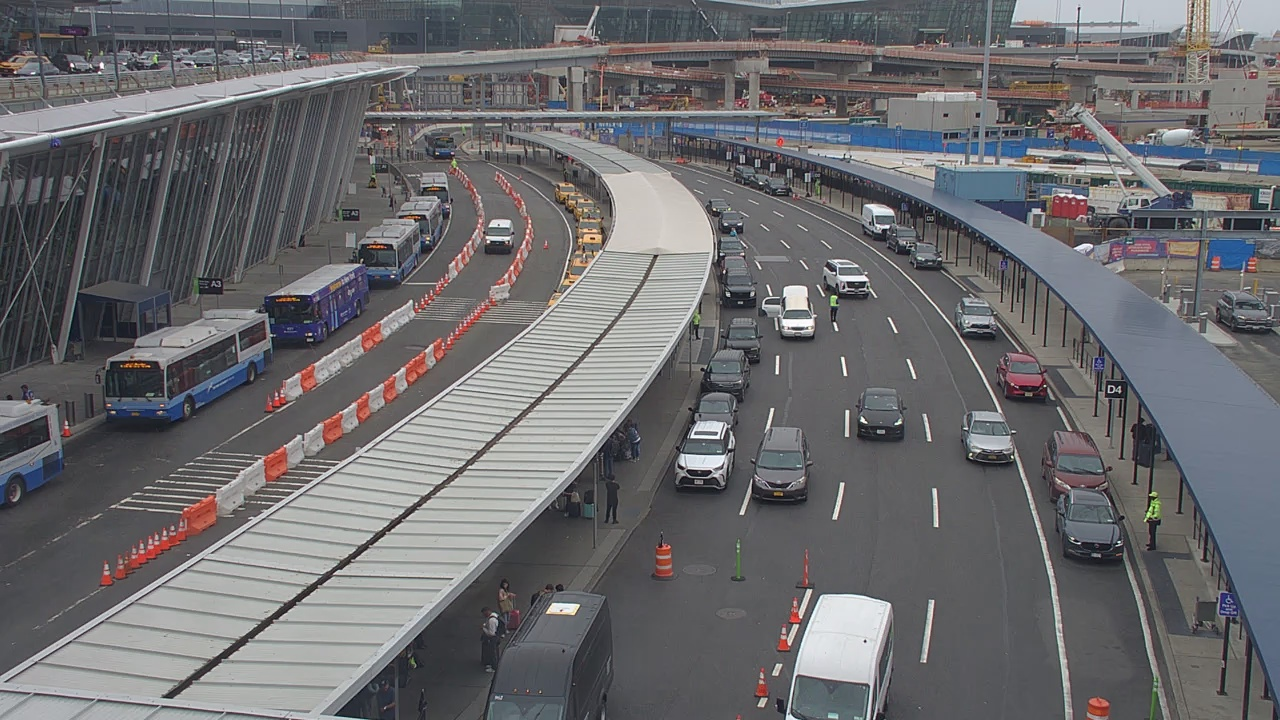
#> input picture masks/ref_imgs/Asheque Rahman - Terminal 4 _ Arrivals _ Wednesday May 28 2025 _ 2pm to 3pm_ref.jpg, 1280 x 720 px, found by its file name
$ python _draw_lanes.py
#> lines starting #> are read from the running program, lines starting #| are printed output that depends on the picture; after the words box and inside, x2 and y2 are one past the last pixel; in counts of white or black regions, pixels touching at a corner belong together
import cv2
import numpy as np
import json
import os
from pathlib import Path

"""
Interactive Lane Drawing Tool
==============================
Usage: python draw_lanes.py

Instructions:
1. Left click: Add points to current lane polygon
2. Right click: Complete current lane and start next lane
3. Press 'u': Undo last point
4. Press 'c': Clear current lane
5. Press 'r': Reset all lanes
6. Press 's': Save colored reference image
7. Press 'q': Quit without saving
8. Press ESC: Quit without saving

Each lane will be filled with a different color automatically.
"""

class LaneDrawer:
    def __init__(self, image_path, video_name):
        self.image_path = image_path
        self.video_name = video_name
        self.original_image = cv2.imread(image_path)
#> self.original_image is the input picture: shape (720, 1280, 3); mean B, G, R 109.8, 107.2, 107.6
        if self.original_image is None:
            raise FileNotFoundError(f"Failed to load image: {image_path}")

        self.display_image = self.original_image.copy()
        self.colored_image = self.original_image.copy()

        self.lanes = []  # List of lanes, each lane is a list of points
        self.current_lane = []  # Points for the current lane being drawn
        self.current_lane_idx = 0

        # Predefined colors for each lane (BGR format)
        self.lane_colors = [
            (255, 0, 0),      # Blue
            (0, 255, 0),      # Green
            (0, 0, 255),      # Red
            (255, 255, 0),    # Cyan
            (255, 0, 255),    # Magenta
            (0, 255, 255),    # Yellow
            (128, 0, 255),    # Purple
            (255, 128, 0),    # Orange
            (0, 128, 255),    # Light Blue
            (128, 255, 0),    # Light Green
        ]

        self.window_name = "Lane Drawing Tool"
        cv2.namedWindow(self.window_name)
        cv2.setMouseCallback(self.window_name, self.mouse_callback)

        self.alpha = 0.0  # Transparency for overlay (0.0 = fully opaque, 1.0 = fully transparent)

    # [36 lines left out: functions mouse_callback, fill_lane, not called in this run]

    def update_display(self):
        """Update the display image with current drawing state"""
        self.display_image = self.colored_image.copy()

        # Draw completed lanes with outlines
        for i, lane in enumerate(self.lanes):
            points = np.array(lane, dtype=np.int32)
            color = self.lane_colors[i % len(self.lane_colors)]
            cv2.polylines(self.display_image, [points], True, color, 2)

            # Draw lane number
            if len(lane) > 0:
                center = np.mean(points, axis=0).astype(int)
                cv2.putText(self.display_image, f"L{i+1}", tuple(center),
                           cv2.FONT_HERSHEY_SIMPLEX, 1, (255, 255, 255), 2)

        # Draw current lane being edited
        if len(self.current_lane) > 0:
            for i, point in enumerate(self.current_lane):
                cv2.circle(self.display_image, point, 5, (0, 255, 255), -1)
                if i > 0:
                    cv2.line(self.display_image, self.current_lane[i-1], point, (0, 255, 255), 2)

            # Draw line from last point to first to show closure
            if len(self.current_lane) > 1:
                cv2.line(self.display_image, self.current_lane[-1], self.current_lane[0],
                        (0, 255, 255), 1, cv2.LINE_AA)

        # Draw instructions
        instructions = [
            f"Lane {len(self.lanes) + 1} | Points: {len(self.current_lane)}",
            "Left: Add point | Right: Complete lane",
            "u: Undo | c: Clear | r: Reset | s: Save | q/ESC: Quit"
        ]

        y_offset = 30
        for i, text in enumerate(instructions):
            cv2.putText(self.display_image, text, (10, y_offset + i * 25),
                       cv2.FONT_HERSHEY_SIMPLEX, 0.6, (255, 255, 255), 2)
            cv2.putText(self.display_image, text, (10, y_offset + i * 25),
                       cv2.FONT_HERSHEY_SIMPLEX, 0.6, (0, 0, 0), 1)
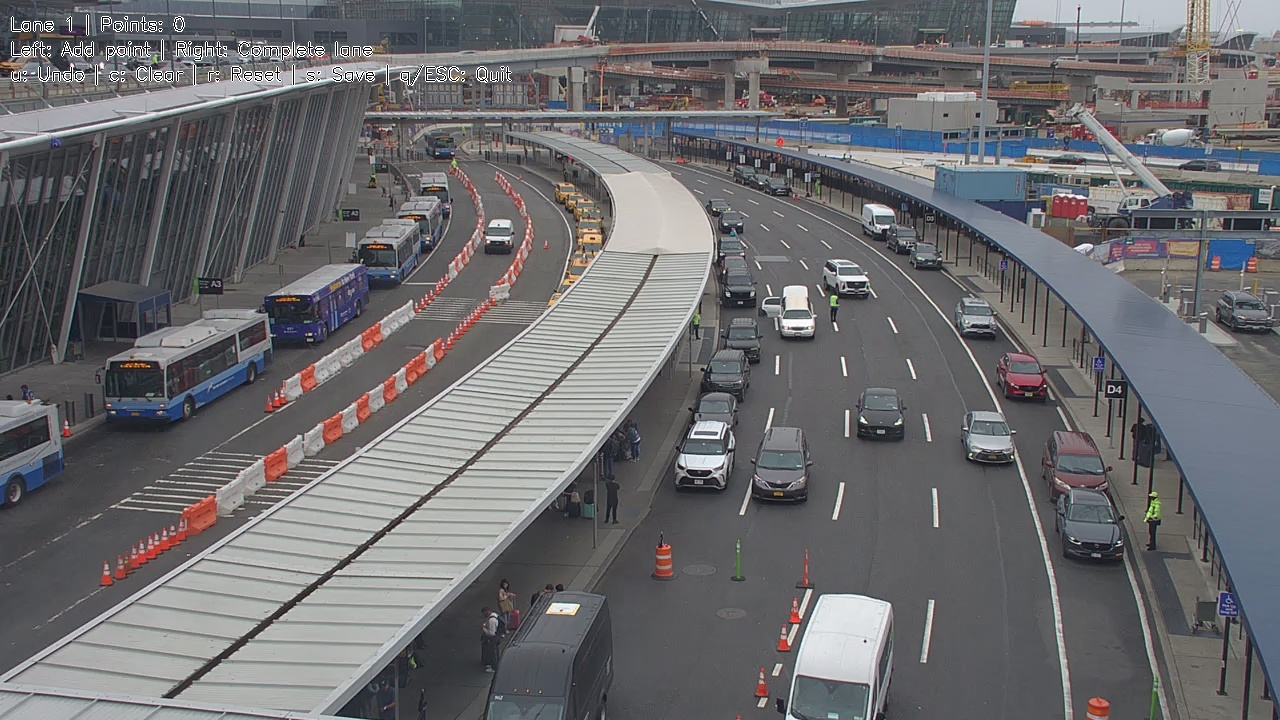
#> self.display_image: shape (720, 1280, 3); 0.67% of pixels changed, all inside (x1, y1, x2, y2) = (11, 14, 512, 86)

        cv2.imshow(self.window_name, self.display_image)

    # [56 lines left out: functions undo_last_point, clear_current_lane, reset_all, save_output, not called in this run]

    def run(self):
        """Main loop"""
        print("\n" + "="*60)
        print("Lane Drawing Tool Started")
        print("="*60)
        print(f"Image: {self.image_path}")
        print(f"Video: {self.video_name}")
        print("\nInstructions:")
        print("  - Left click: Add points to define lane boundary")
        print("  - Right click: Complete current lane and start next")
        print("  - Press 'u': Undo last point")
        print("  - Press 'c': Clear current lane")
        print("  - Press 'r': Reset all lanes")
        print("  - Press 's': Save colored reference image")
        print("  - Press 'q' or ESC: Quit")
        print("="*60)
        print("\nStarting Lane 1...")

        self.update_display()

        while True:
            key = cv2.waitKey(100) & 0xFF  # Increased from 1 to 100ms for better key detection
#> (key q is pressed here)

            if key == ord('u'):
                self.undo_last_point()
                print(">> Key 'u' pressed - Undo")

            elif key == ord('c'):
                self.clear_current_lane()
                print(">> Key 'c' pressed - Clear")

            elif key == ord('r'):
                print(">> Key 'r' pressed - Reset")
                confirm = input("\nReset all lanes? (y/n): ")
                if confirm.lower() == 'y':
                    self.reset_all()

            elif key == ord('s'):
                print(">> Key 's' pressed - Save")
                if len(self.lanes) == 0:
                    print("No lanes to save! Draw at least one lane first.")
                else:
                    self.save_output()
                    print("\nPress any key to continue or 'q' to quit...")

            elif key == ord('q') or key == 27:  # 'q' or ESC
                print(">> Key 'q'/'ESC' pressed - Quit")
                print("\nQuitting without saving...")
                break

            # Print key code for debugging (optional)
            elif key != 255:  # 255 means no key pressed
                print(f">> Key pressed: {key} (char: {chr(key) if 32 <= key <= 126 else 'N/A'})")

        cv2.destroyAllWindows()


def main():
    # Configuration
    video_name = "Asheque Rahman - Terminal 4 _ Arrivals _ Wednesday May 28 2025 _ 2pm to 3pm"
    base_dir = Path(r"c:\Users\leo\Desktop\jfk")
    image_path = base_dir / "masks" / "ref_imgs" / f"{video_name}_ref.jpg"

    if not image_path.exists():
        print(f"Error: Image not found at {image_path}")
        print("\nAvailable reference images:")
        ref_dir = base_dir / "masks" / "ref_imgs"
        if ref_dir.exists():
            for img in sorted(ref_dir.glob("*_ref.jpg")):
                print(f"  - {img.name}")
        return

    drawer = LaneDrawer(str(image_path), video_name)
    drawer.run()


if __name__ == "__main__":
    main()

$ run again, with masks/ref_imgs/Asheque Rahman - Terminal 4 _ Arrivals _ Wednesday May 7 2025 _ 2pm to 3pm_ref.jpg copied over masks/ref_imgs/Asheque Rahman - Terminal 4 _ Arrivals _ Wednesday May 28 2025 _ 2pm to 3pm_ref.jpg
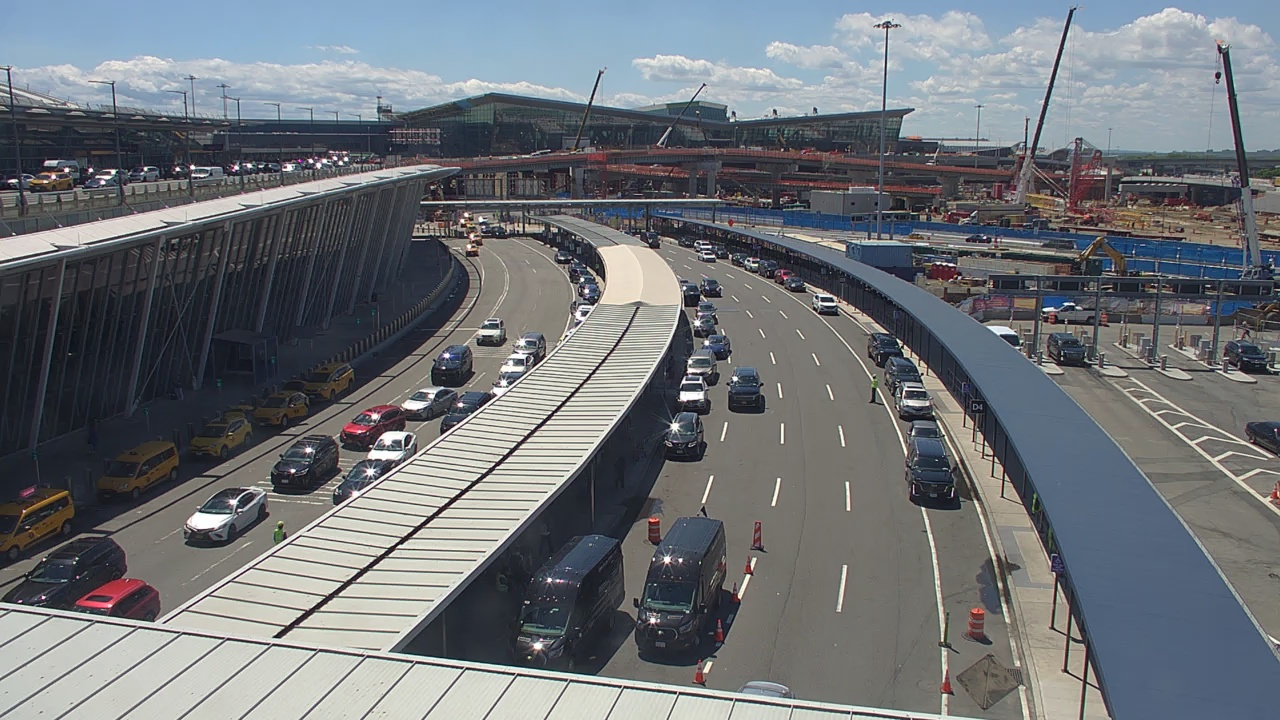
#> input picture masks/ref_imgs/Asheque Rahman - Terminal 4 _ Arrivals _ Wednesday May 7 2025 _ 2pm to 3pm_ref.jpg, 1280 x 720 px, found by its file name
#> in __init__, self.original_image is the input picture: shape (720, 1280, 3); mean B, G, R 119.2, 114.8, 110.8
#> after the loop in update_display, `for i, text in enumerate(instructions):`:
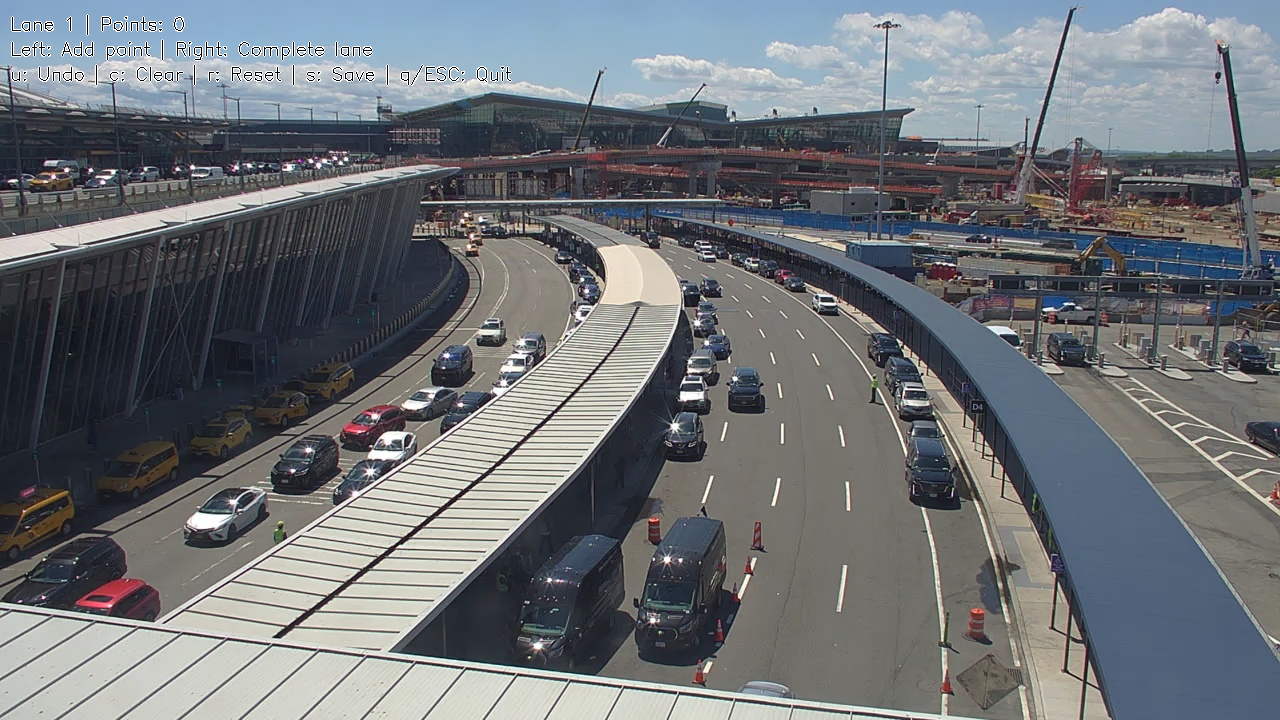
#> self.display_image: shape (720, 1280, 3); 0.67% of pixels changed, all inside (x1, y1, x2, y2) = (11, 14, 512, 86)

$ run again, with masks/ref_imgs/Asheque Rahman - Export_ T4_ Arrivals_11.13.2025_ 3 pm - 4 pm_ref.jpg copied over masks/ref_imgs/Asheque Rahman - Terminal 4 _ Arrivals _ Wednesday May 28 2025 _ 2pm to 3pm_ref.jpg
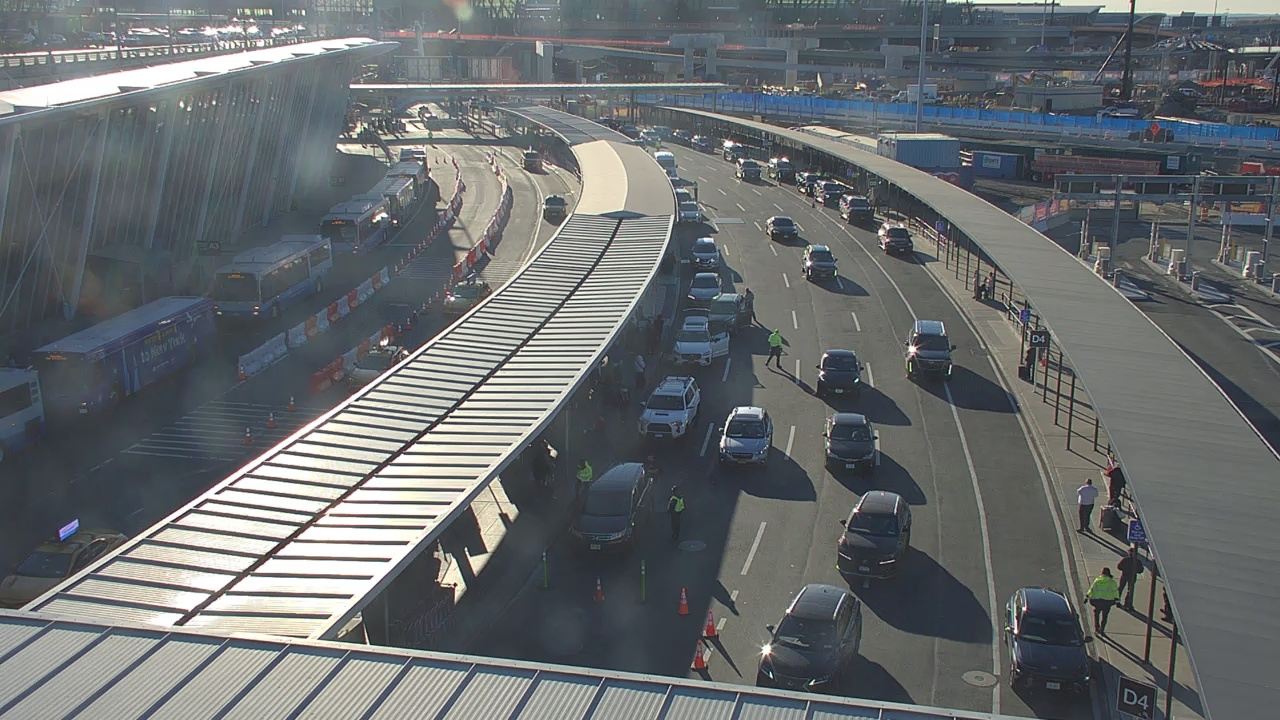
#> input picture masks/ref_imgs/Asheque Rahman - Export_ T4_ Arrivals_11.13.2025_ 3 pm - 4 pm_ref.jpg, 1280 x 720 px, found by its file name
#> in __init__, self.original_image is the input picture: shape (720, 1280, 3); mean B, G, R 110, 108.1, 104.1
#> after the loop in update_display, `for i, text in enumerate(instructions):`:
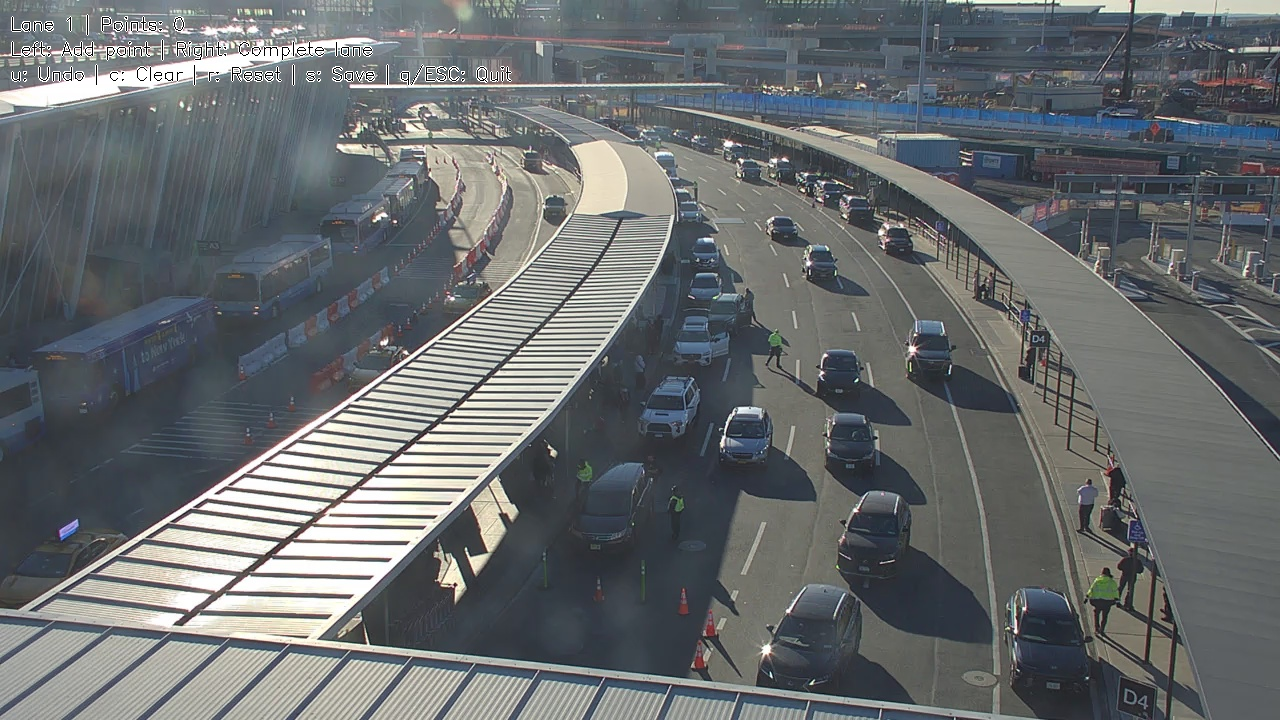
#> self.display_image: shape (720, 1280, 3); 0.66% of pixels changed, all inside (x1, y1, x2, y2) = (11, 14, 512, 86)

$ run again, with masks/ref_imgs/Asheque Rahman - Export_T4_Arrivals_1.3.2025_10 am - 11 am_ref.jpg copied over masks/ref_imgs/Asheque Rahman - Terminal 4 _ Arrivals _ Wednesday May 28 2025 _ 2pm to 3pm_ref.jpg
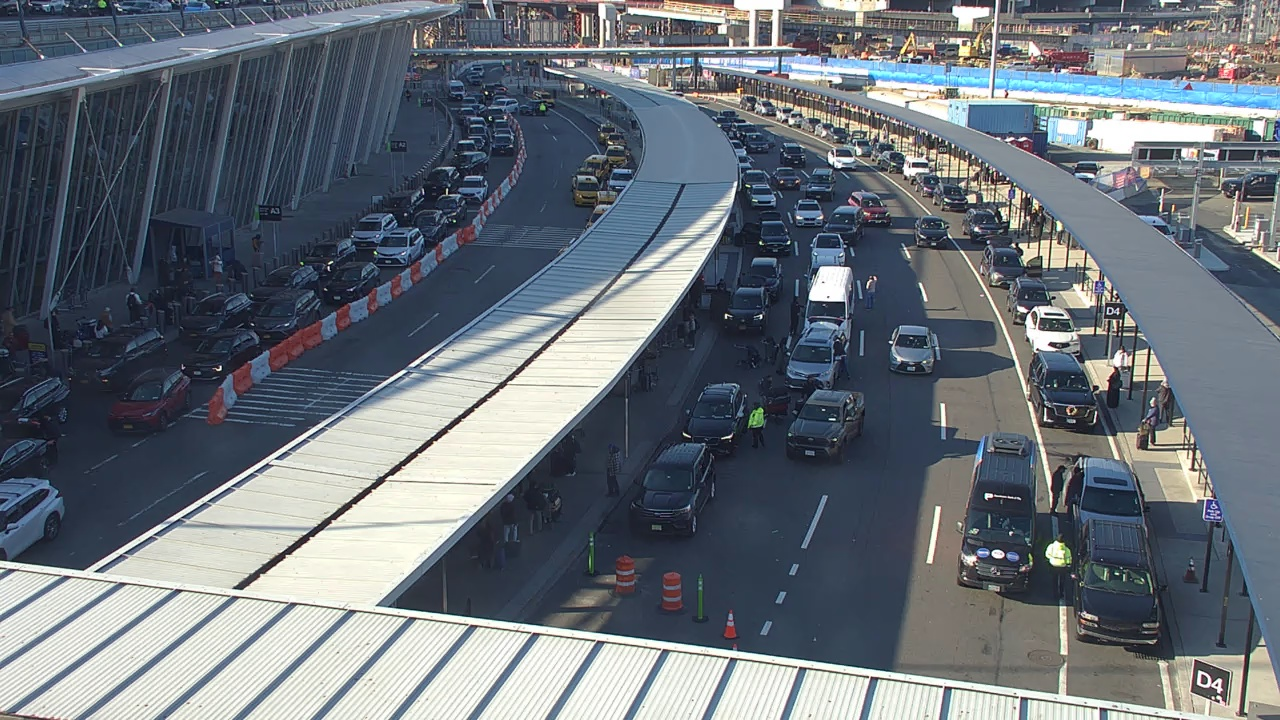
#> input picture masks/ref_imgs/Asheque Rahman - Export_T4_Arrivals_1.3.2025_10 am - 11 am_ref.jpg, 1280 x 720 px, found by its file name
#> in __init__, self.original_image is the input picture: shape (720, 1280, 3); mean B, G, R 121.5, 113.7, 106.1
#> after the loop in update_display, `for i, text in enumerate(instructions):`:
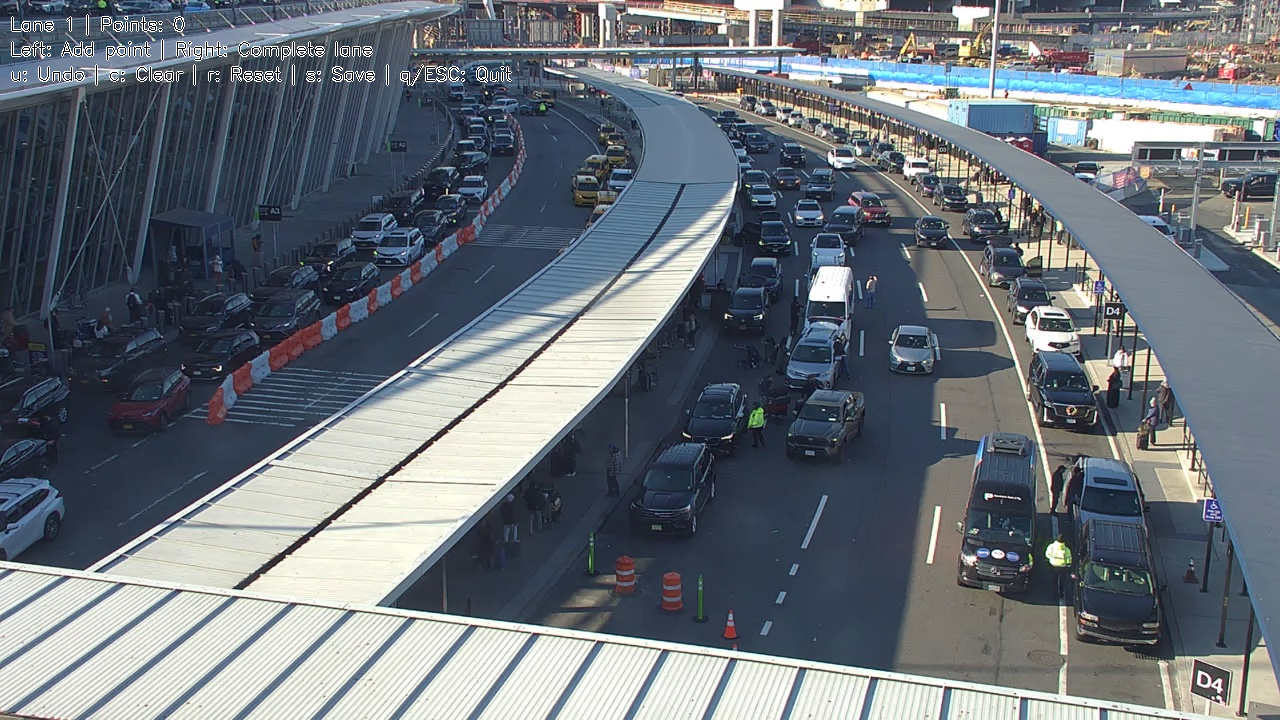
#> self.display_image: shape (720, 1280, 3); 0.67% of pixels changed, all inside (x1, y1, x2, y2) = (11, 14, 512, 86)
